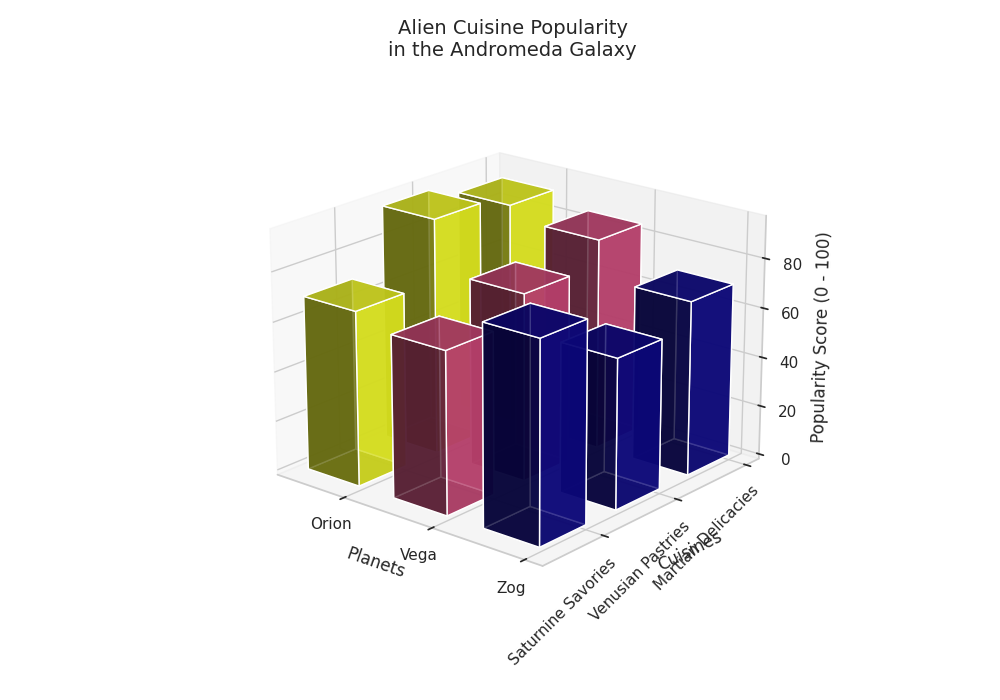

Reproduce this figure in Python.
import numpy as np
import matplotlib.pyplot as plt
from mpl_toolkits.mplot3d import Axes3D

planets = ['Zog', 'Vega', 'Orion']
cuisines = ['Martian Delicacies', 'Venusian Pastries', 'Saturnine Savories']

popularity_scores = np.array([
    [70, 85, 90],
    [60, 75, 95],
    [80, 65, 70],
])

fig = plt.figure(figsize=(10, 7))
ax = fig.add_subplot(111, projection='3d')

xpos, ypos = np.meshgrid(np.arange(len(planets)), np.arange(len(cuisines)), indexing="ij")
xpos = xpos.flatten()
ypos = ypos.flatten()
zpos = np.zeros_like(xpos)

dx = dy = 0.6
dz = popularity_scores.flatten()

# Using a different colormap for colors
colors = plt.cm.plasma(np.linspace(0, 1, len(cuisines)))

for i, (planet, score_row) in enumerate(zip(planets, popularity_scores)):
    ax.bar3d(xpos[i::len(planets)], ypos[i::len(planets)], zpos[i::len(planets)], dx, dy, score_row, color=colors, alpha=0.8, label=cuisines[i])

ax.set_xticks(np.arange(len(planets)))
ax.set_yticks(np.arange(len(cuisines)))
ax.set_xticklabels(planets)
ax.set_yticklabels(cuisines, rotation=45, ha='right')
ax.set_xlabel('Planets')
ax.set_ylabel('Cuisines')
ax.set_zlabel('Popularity Score (0 - 100)')

ax.view_init(elev=20, azim=130)
ax.grid(True, linestyle='--', linewidth=0.5, alpha=0.7)
ax.set_title('Alien Cuisine Popularity\nin the Andromeda Galaxy', fontsize=14, pad=20)

plt.tight_layout()
plt.show()
